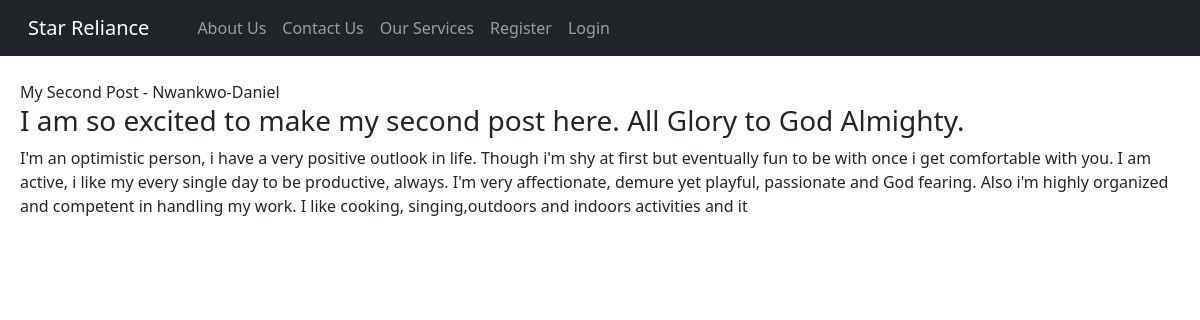
The page /category/coding on the database as committed earlier.
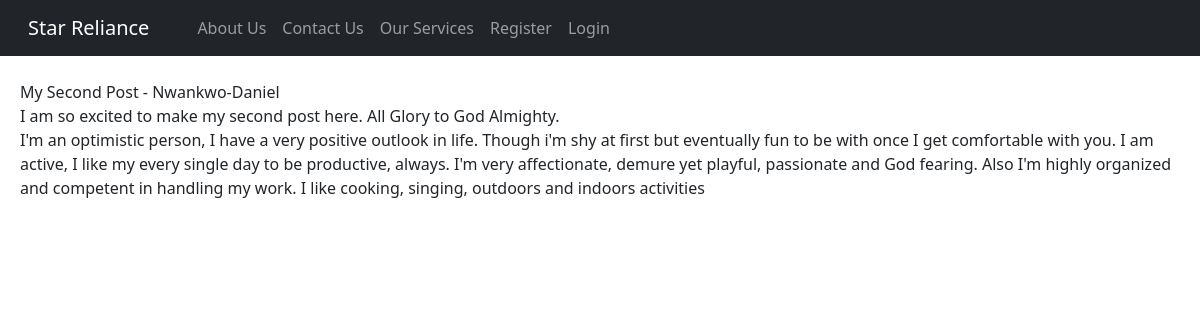
The same page on the database as committed later.
### theblog/models.py (models this page shows, shortened)
class Post(models.Model):
    title = models.CharField(max_length = 255)
    title_tag = models.CharField(max_length = 255,default="Star Alliance")
    category = models.CharField(max_length = 255,default="coding")
    author = models.ForeignKey(User, on_delete=models.CASCADE)
    body = models.TextField()
    advert = models.TextField()
    post_date = models.DateField(auto_now_add = True)
    image1 = models.ImageField(null=True, blank=True)
    img1b_post = models.CharField(max_length = 255, null =True, blank=True)
    img1s_post = models.CharField(max_length = 255, null =True, blank=True)
    image2 = models.ImageField(null=True, blank=True)
    img2b_post = models.CharField(max_length = 255, null =True, blank=True)
    img2s_post = models.CharField(max_length = 255, null =True, blank=True)
    image3 = models.ImageField(null=True, blank=True)
    img3b_post = models.CharField(max_length = 255, null =True, blank=True)
    img3s_post = models.CharField(max_length = 255, null =True, blank=True)
    image4 = models.ImageField(null=True, blank=True)
    image5 = models.ImageField(null=True, blank=True)
    image6 = models.ImageField(null=True, blank=True)

### theblog/views.py (the view)
# urls.py: path('category/<str:cats>', CategoryView, name='category' ),
def CategoryView(request, cats):
    category_post = Post.objects.filter(category=cats.replace('-',' '))
    return render(request, 'categories.html',{
        'cats':cats.title().replace('-',' '),
        'category_post':category_post
    })

### theblog/templates/categories.html (shortened to what this page needs)
{% extends 'base.html' %}
{% block content %}
{% if category_post %}
    <h1>{{ cats }}</h1>
    <ul>
        {% for post in category_post %}
            <li><a href="{% url 'article-detail' post.pk %}" >{{post.title}}</a>
                - {{post.author.first_name}}-{{post.author.last_name}}
            {{post.body| slice:":500" |safe}}
        {% endfor%}
{% endif %}
{% endblock %}

Rows that differ between the two databases and show on the page:
changed Post "My Second Post": body "…I'm an optimistic person, i have a very positive outlook in life. Though i'm shy at first but eventually fun to be with once i get comfortable with you. I am active, i like my every single day to be productive, always. I'm very affectionate, demure yet playful, passionate and God fearing. Also i'm highly organized and competent in handling my work. I like cooking, singing,outdoors and indoors activities and it" → "…I'm an optimistic person, I have a very positive outlook in life. Though i'm shy at first but eventually fun to be with once I get comfortable with you. I am active, I like my every single day to be productive, always. I'm very affectionate, demure yet playful, passionate and God fearing. Also I'm highly organized and competent in handling my work. I like cooking, singing, outdoors and indoors activities"
